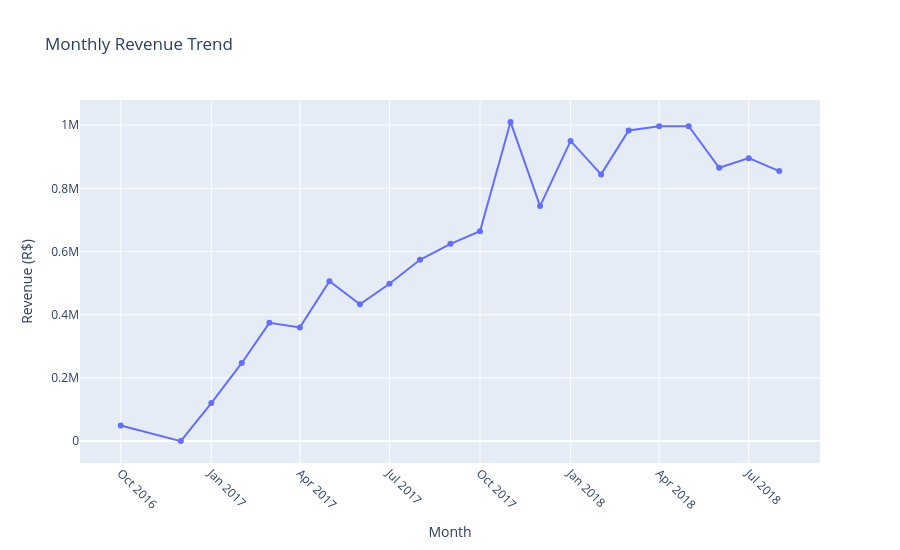

Notebook code cell kept with this figure:
### Code cell
#---- 2. MONTHLY REVENUE TREND ----
# Filter out incomplete edge months (first/last with tiny data)
monthly_revenue = df.groupby(df["order_purchase_timestamp"].dt.to_period("M"))["price"].sum()
monthly_revenue.index = monthly_revenue.index.astype(str)
monthly_revenue = monthly_revenue.reset_index()
monthly_revenue.columns = ["month", "revenue"]

# Optional: exclude first/last partial months
monthly_revenue_clean = monthly_revenue.iloc[1:-1]  # drops 2016-09 and 2018-09 edge rows

fig2 = px.line(
    monthly_revenue_clean,
    x="month",
    y="revenue",
    title="Monthly Revenue Trend",
    markers=True,
    labels={"month": "Month", "revenue": "Revenue (R$)"},
)
fig2.update_xaxes(tickangle=45)
fig2.update_layout(width = 900,height = 550)
fig2.show()

### Figure 1 — Plotly figure (JSON) as saved in the notebook; plotly's stock layout.template omitted (floating-point values rounded to 4 significant figures)
{"data": [{"hovertemplate": "Month=%{x}<br>Revenue (R$)=%{y}<extra></extra>", "legendgroup": "", "line": {"color": "#636efa", "dash": "solid"}, "marker": {"symbol": "circle"}, "mode": "lines+markers", "name": "", "orientation": "v", "showlegend": false, "type": "scatter", "x": ["2016-10", "2016-12", "2017-01", "2017-02", "2017-03", "2017-04", "2017-05", "2017-06", "2017-07", "2017-08", "2017-09", "2017-10", "2017-11", "2017-12", "2018-01", "2018-02", "2018-03", "2018-04", "2018-05", "2018-06", "2018-07", "2018-08"], "xaxis": "x", "y": [49510.0, 10.9, 120300.0, 247300.0, 374300.0, 359900.0, 506100.0, 433000.0, 498000.0, 574000.0, 624400.0, 664200.0, 1010000.0, 743900.0, 950000.0, 844200.0, 983200.0, 996600.0, 996500.0, 865100.0, 895500.0, 854700.0], "yaxis": "y"}], "layout": {"height": 550, "legend": {"tracegroupgap": 0}, "title": {"text": "Monthly Revenue Trend"}, "width": 900, "xaxis": {"anchor": "y", "domain": [0, 1], "tickangle": 45, "title": {"text": "Month"}}, "yaxis": {"anchor": "x", "domain": [0, 1], "title": {"text": "Revenue (R$)"}}}}
